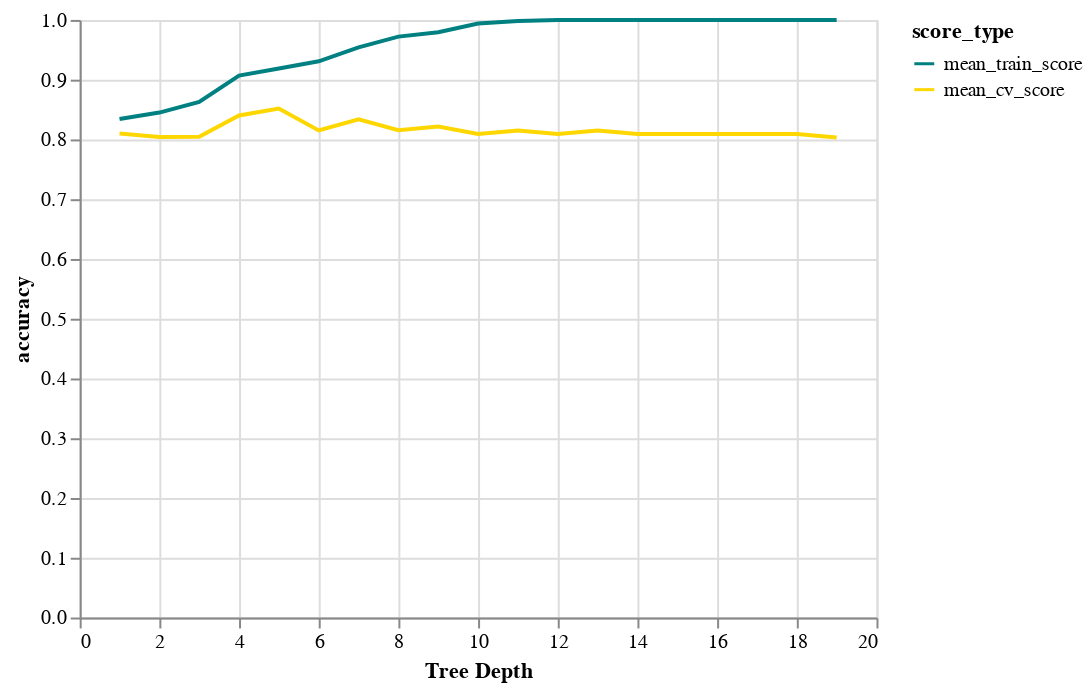

The notebook cell this image was saved under:
### Code cell
source = results_df.melt(id_vars=['depth'] , 
                              value_vars=['mean_train_score', 'mean_cv_score'], 
                              var_name='score_type', value_name='accuracy')
chart1 = alt.Chart(source).mark_line().encode(
    alt.X('depth:Q', axis=alt.Axis(title="Tree Depth")),
    alt.Y('accuracy:Q'),
    alt.Color('score_type:N', scale=alt.Scale(domain=['mean_train_score', 'mean_cv_score'],
                                           range=['teal', 'gold'])))
chart1

### Figure 1 — Vega-Lite specification as saved in the notebook (floating-point values rounded to 4 significant figures)
{"config": {"view": {"continuousWidth": 400, "continuousHeight": 300}}, "data": {"name": "data-297d928773aed4cc3ce3248f2a66b51c"}, "mark": "line", "encoding": {"color": {"field": "score_type", "scale": {"domain": ["mean_train_score", "mean_cv_score"], "range": ["teal", "gold"]}, "type": "nominal"}, "x": {"axis": {"title": "Tree Depth"}, "field": "depth", "type": "quantitative"}, "y": {"field": "accuracy", "type": "quantitative"}}, "$schema": "https://vega.github.io/schema/vega-lite/v4.17.0.json", "datasets": {"data-297d928773aed4cc3ce3248f2a66b51c": [{"depth": 1, "score_type": "mean_train_score", "accuracy": 0.8343}, {"depth": 2, "score_type": "mean_train_score", "accuracy": 0.845}, {"depth": 3, "score_type": "mean_train_score", "accuracy": 0.863}, {"depth": 4, "score_type": "mean_train_score", "accuracy": 0.9069}, {"depth": 5, "score_type": "mean_train_score", "accuracy": 0.9188}, {"depth": 6, "score_type": "mean_train_score", "accuracy": 0.9308}, {"depth": 7, "score_type": "mean_train_score", "accuracy": 0.9541}, {"depth": 8, "score_type": "mean_train_score", "accuracy": 0.9721}, {"depth": 9, "score_type": "mean_train_score", "accuracy": 0.9794}, {"depth": 10, "score_type": "mean_train_score", "accuracy": 0.994}, {"depth": 11, "score_type": "mean_train_score", "accuracy": 0.998}, {"depth": 12, "score_type": "mean_train_score", "accuracy": 1.0}, {"depth": 13, "score_type": "mean_train_score", "accuracy": 1.0}, {"depth": 14, "score_type": "mean_train_score", "accuracy": 1.0}, {"depth": 15, "score_type": "mean_train_score", "accuracy": 1.0}, {"depth": 16, "score_type": "mean_train_score", "accuracy": 1.0}, {"depth": 17, "score_type": "mean_train_score", "accuracy": 1.0}, {"depth": 18, "score_type": "mean_train_score", "accuracy": 1.0}, {"depth": 19, "score_type": "mean_train_score", "accuracy": 1.0}, {"depth": 1, "score_type": "mean_cv_score", "accuracy": 0.8099}, {"depth": 2, "score_type": "mean_cv_score", "accuracy": 0.804}, {"depth": 3, "score_type": "mean_cv_score", "accuracy": 0.8044}, {"depth": 4, "score_type": "mean_cv_score", "accuracy": 0.8401}, {"depth": 5, "score_type": "mean_cv_score", "accuracy": 0.8518}, {"depth": 6, "score_type": "mean_cv_score", "accuracy": 0.8151}, {"depth": 7, "score_type": "mean_cv_score", "accuracy": 0.8338}, {"depth": 8, "score_type": "mean_cv_score", "accuracy": 0.8154}, {"depth": 9, "score_type": "mean_cv_score", "accuracy": 0.8217}, {"depth": 10, "score_type": "mean_cv_score", "accuracy": 0.8092}, {"depth": 11, "score_type": "mean_cv_score", "accuracy": 0.8151}, {"depth": 12, "score_type": "mean_cv_score", "accuracy": 0.8092}, {"depth": 13, "score_type": "mean_cv_score", "accuracy": 0.8151}, {"depth": 14, "score_type": "mean_cv_score", "accuracy": 0.8092}, {"depth": 15, "score_type": "mean_cv_score", "accuracy": 0.8092}, {"depth": 16, "score_type": "mean_cv_score", "accuracy": 0.8092}, {"depth": 17, "score_type": "mean_cv_score", "accuracy": 0.8092}, {"depth": 18, "score_type": "mean_cv_score", "accuracy": 0.8092}, {"depth": 19, "score_type": "mean_cv_score", "accuracy": 0.8033}]}}
